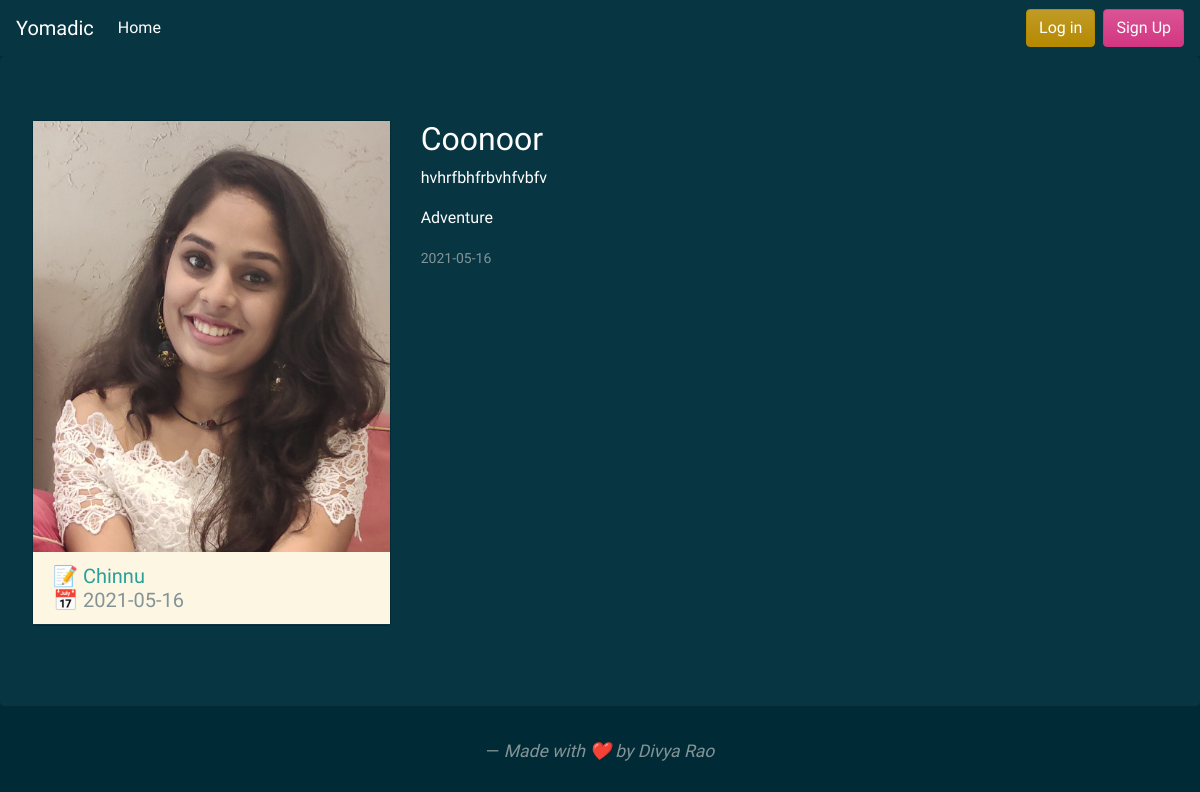
Screenshot of /post/3 with the database file from the repository.
### flaskapp/models.py (models this page shows, shortened)
class User(db.Model , UserMixin):
    id = db.Column(db.Integer, primary_key=True)
    username = db.Column(db.String(20), unique=True, nullable=False)
    email = db.Column(db.String(120), unique=True, nullable=False)
    image_file = db.Column(db.String(20), nullable=False, default='default.png')
    password = db.Column(db.String(60), nullable=False)
    posts = db.relationship('Post', backref='author', lazy=True)

class Post(db.Model):
    id = db.Column(db.Integer, primary_key=True)
    title = db.Column(db.String(100), nullable=False)
    date_posted = db.Column(db.DateTime, nullable=False, default=datetime.utcnow)
    content = db.Column(db.Text, nullable=False)
    category = db.Column(db.String(200),nullable=False )
    user_id = db.Column(db.Integer, db.ForeignKey('user.id'), nullable=False)

### flaskapp/routes.py (the view)
@app.route("/post/<int:post_id>")
def post(post_id):
    post = Post.query.get_or_404(post_id)
    return render_template('post.html', title=post.title, post=post)

### flaskapp/templates/post.html (shortened to what this page needs)
{% extends "layout.html" %} {% block content %}
<div class="jumbotron">
    <div class="row">
        <div class="col-lg-4">
            <div class="card mb-3">
                <img width="100%" src="{{ url_for('static', filename='profile_pics/' + post.author.image_file) }}" class="img-responsive">
                <h5 class="card-header bg-light">
                    <div class="row">
                        <div class="col-lg-12">
                            <a href="{{ url_for('user_posts', username=post.author.username) }} "> 📝 {{post.author.username}}</a>
                        </div>
                        <div class="col-lg-12">
                            📅 {{ post.date_posted.strftime('%Y-%m-%d') }}
                        </div>
                    </div>
                </h5>
            </div>
        </div>
        <div class="col-lg-8">
            <h2 class="article-title text-white">{{ post.title }}</h2>
            <p class="article-content text-white">{{ post.content }}</p>
            <p class="article-content text-white">{{ post.category }}</p>
            <small class="text-muted">{{ post.date_posted.strftime('%Y-%m-%d') }}</small>
        </div>
    </div>
</div>
{% endblock content %}

### rows the page displays
User: image_file (picture), author.username "Chinnu"
Post: date_posted "2021-05-16", title "Coonoor", content "hvhrfbhfrbvhfvbfv", category "Adventure"
